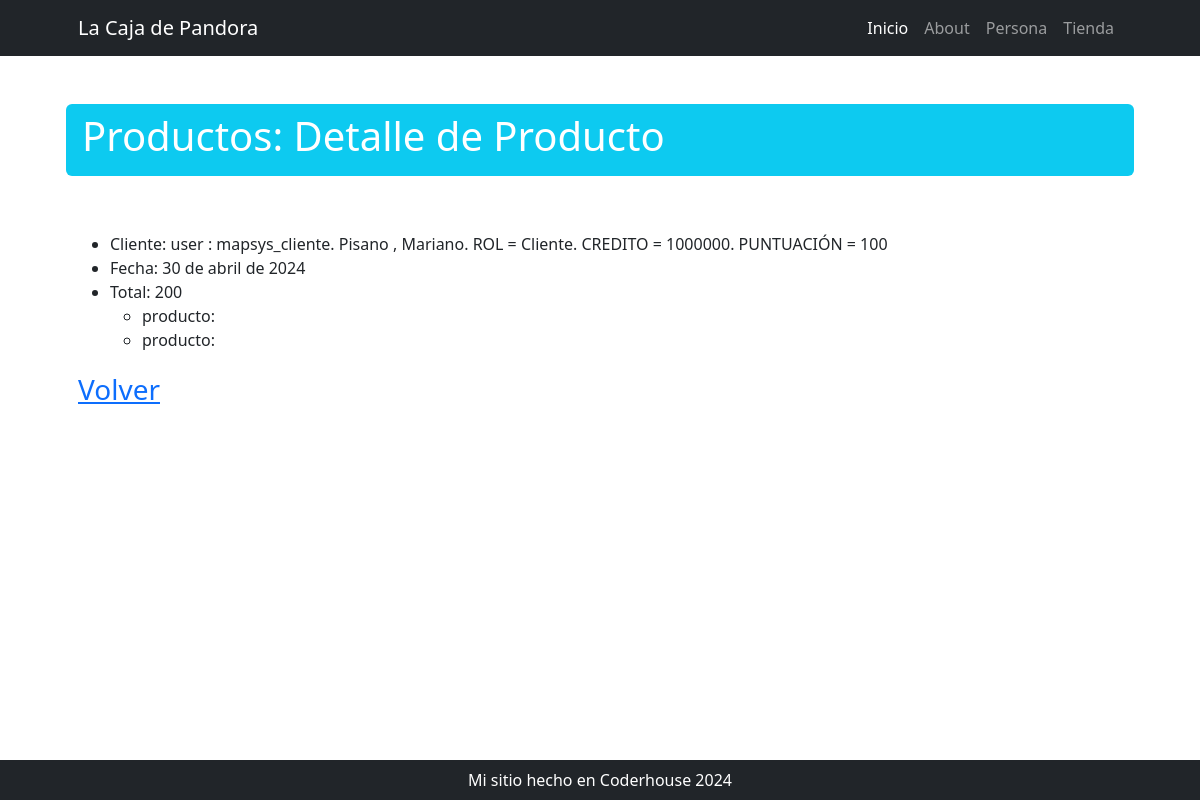
Before: /tienda/carrito/detail/1 with the older database file.
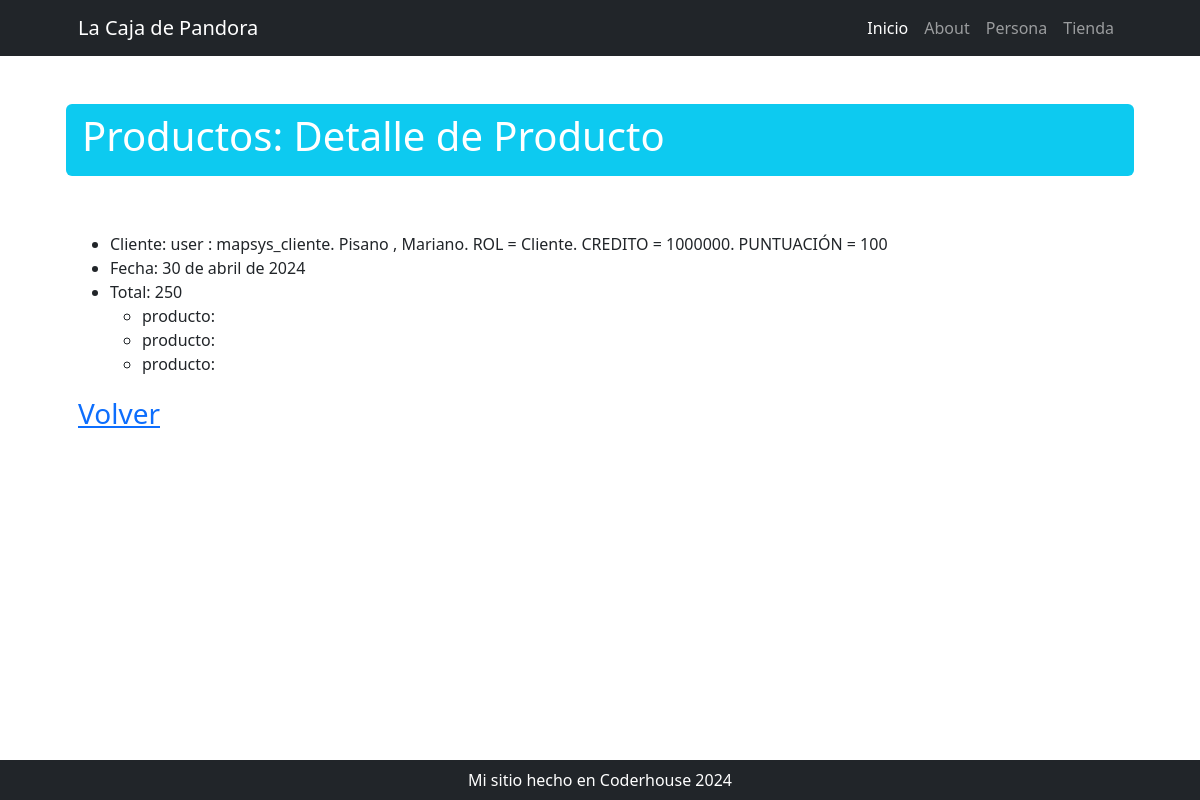
After: the same page with the newer database file.
### tienda/models.py (models this page shows, shortened)
class Carrito(models.Model):
    cliente = models.ForeignKey(modelPersona.Cliente, on_delete=models.CASCADE)
    fecha = models.DateField()
    total = models.IntegerField(null=True, blank=True)
    productos = models.ManyToManyField(Producto)

class Producto(models.Model):
    codigo = models.IntegerField(primary_key=True)
    nombre = models.CharField(max_length=50)
    precio = models.IntegerField()
    categoria = models.ForeignKey(Categoria, on_delete=models.CASCADE)
    stock = models.IntegerField()

### persona/models.py (models this page shows)
class Usuario(models.Model):
    user = models.CharField(max_length=50, primary_key=True)
    nombre = models.CharField(max_length=50)
    apellido = models.CharField(max_length=50)
    email = models.EmailField()
    rol = models.ForeignKey(Rol, on_delete=models.SET_NULL, null=True, blank=True)
    def __str__(self):
        return f"user : {self.user}. {self.apellido} , {self.nombre}. ROL = {self.rol}"

class Rol(models.Model):
    nombre = models.CharField(max_length=50, unique=True)
    descripcion = models.CharField(max_length=50, verbose_name="Descripción", null=True, blank=True)
    def __str__(self):
        return self.nombre
    class Meta:
        verbose_name_plural = "Roles"

class Cliente(Usuario):
    puntuacion = models.IntegerField(null=True, blank=True)
    credito = models.IntegerField(null=True, blank=True)
    def __str__(self):
        return super().__str__() + f". CREDITO = {self.credito}. PUNTUACIÓN = {self.puntuacion}"

### tienda/views.py (the view)
# urls.py: path("carrito/detail/<int:pk>", views.carrito_detail, name="carrito_detail"),
def carrito_detail(request, pk: int):
    query = models.Carrito.objects.get(id=pk)
    return render(request, "tienda/carrito_detail.html", {"carrito": query})

### tienda/templates/tienda/carrito_detail.html
{% extends 'core/base.html' %}
{% block titulo %}
    Productos: Detalle de Producto
{% endblock titulo %}
{% block contenido %}
    <ul>
            <li>Cliente: {{ carrito.cliente }}</li>
            <li>Fecha: {{ carrito.fecha }}</li>
            <li>Total: {{ carrito.total }}</li>
            <ul>
            {% for producto in  carrito.productos.all %}
            <li>producto: {{ carrito.producto.nombre }}</li>
            {% endfor %}
        </ul>
    </ul>
    <div class="fs-3 pb-4">
        <a href="{% url 'tienda:carrito_list' %}">Volver</a>
    </div>
{% endblock contenido %}

Changed rows visible on the page:
changed Carrito: total "200" → "250"
